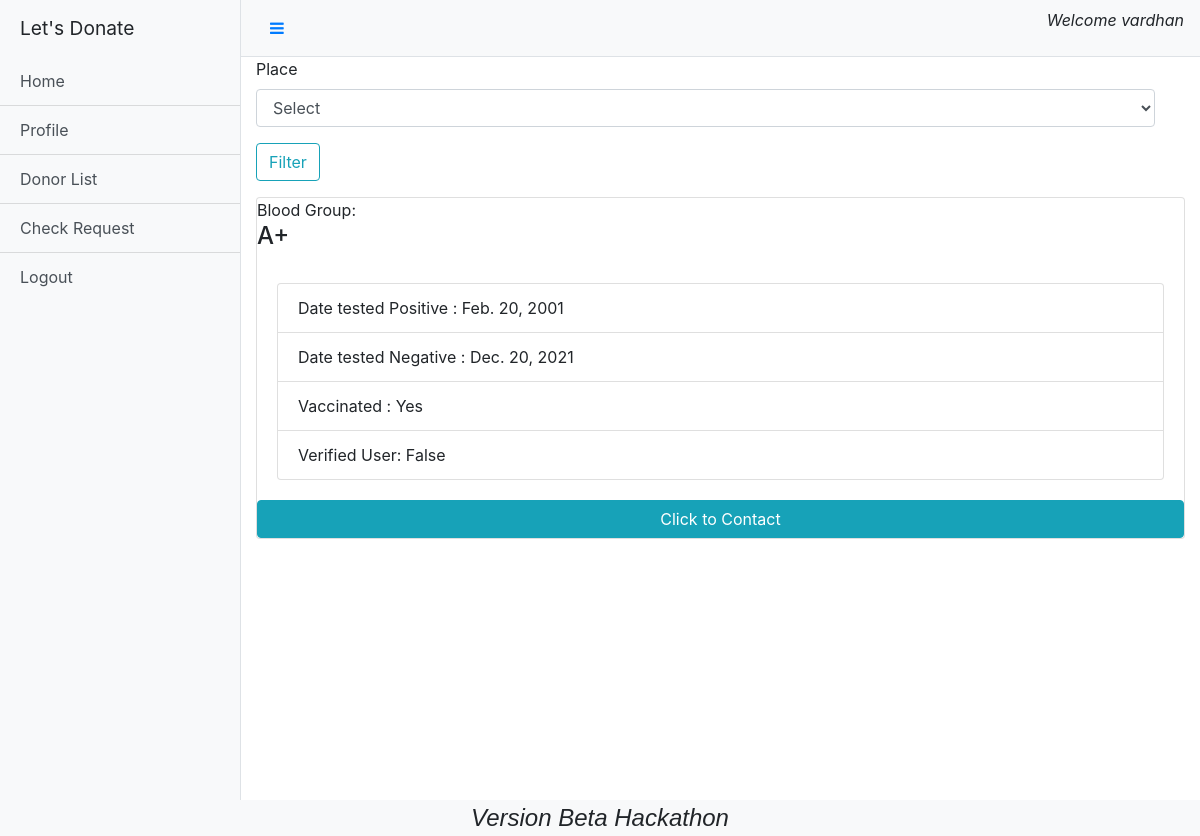
The page /display (signed in) on the database as committed earlier.
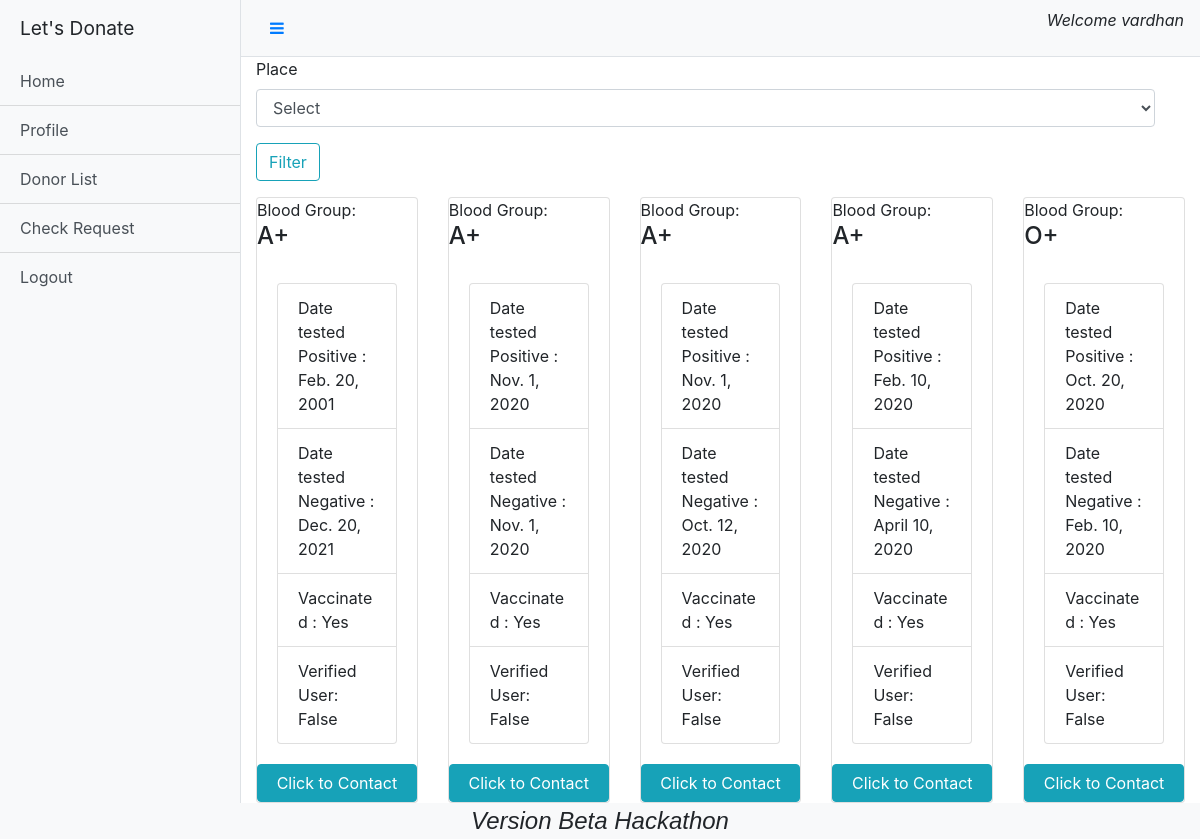
The same page on the database as committed later.
### base/models.py (models this page shows)
class User(AbstractUser):
    phone = models.BigIntegerField(null=True,blank=True)
    choices = (('Donor','Donor'),('Receiver','Receiver'))
    user_type = models.CharField(choices=choices,max_length=8,null=True,blank=True)
    verification_status = models.BooleanField(default=False)
    place = models.CharField(max_length=50,blank=True,null=True)

class Profile(models.Model):
    person = models.ForeignKey(User,on_delete=models.CASCADE)
    blood_group = models.CharField(max_length=5,choices=(('O+','O+'),('O-','O-'),('A+','A+'),('A-','A-'),('B+','B+'),('B-','B-'),('AB+','AB+'),('AB-','AB-')))
    positive_date = models.DateField()
    negative_date = models.DateField(blank=True,null=True)
    vaccinated = models.CharField(max_length=5,blank=True,null=True,choices=(("Yes","Yes"),("No","No")))
    current_health_status=models.CharField(max_length=10,blank=True,null=True,choices=(("Normal","Normal"),("Average","Average"),("Critical","Critical")))
    no_of_times_tested = models.IntegerField(default=1)
    reports = models.FileField(upload_to='docs/')
    hospital_name = models.CharField(max_length=200)

### base/views.py (the view, shortened to what this page needs)
# urls.py: path('display',views.display,name="display"),
def display(request):
    if request.user.is_authenticated is False:
        storage = messages.get_messages(request)
        storage.used = True
        messages.info(request,'Login to Continue')
        return redirect('/')
    my_profile, obj = check_profile_exist(request), None
    if my_profile==None:
        storage = messages.get_messages(request)
        storage.used = True
        messages.info(request,'Update your profile before checking the availability')
        return redirect('/dashboard')
    if request.user.user_type=="Receiver":
        if my_profile is not None:
            obj = Profile.objects.filter(person__user_type="Donor",blood_group=my_profile.blood_group).union(Profile.objects.filter(person__user_type="Donor",blood_group='O'+my_profile.blood_group[-1]))
            if len(obj)==0:
                storage = messages.get_messages(request)
                storage.used = True
                messages.info(request,'No Donors Available for the request')
                return redirect('/dashboard')
        else:
            obj = Profile.objects.filter(person__user_type="Donor")
        return render(request,"display_donor.html",{'obj':obj,'places':places()})

### base/views.py (called while the page is built)
def check_profile_exist(request):
    try:
        return Profile.objects.get(person=request.user)
    except:
        return None

def places():
    return User.objects.values('place').distinct()

### templates/display_donor.html (shortened to what this page needs)
{% extends "dashboard.html"%}
{%block content%}
<form action="/filter" method="POST">
  <div class="row col-sm form-group">
    <label for="my_places">Place</label>
    <select name="place" id="my_places" class="form-control">
      <option value="Select">Select</option>
    </select>
  </div>
  <div class="row col-sm form-group">
    <input type="submit" value="Filter" class="btn btn-outline-info">
  </div>
</form>
<div class="card-deck">
    {%if request.user.user_type == "Donor"%}
    {%for item in obj%}
    <div class="card outline-primary">
      <h4 class="card-title">Status: {{item.current_health_status}}</h4>
      <div class="card-body">
        <ul class="list-group">
            <li class="list-group-item">Date tested Positive : {{item.positive_date}} </li>
            <li class="list-group-item">Blood Group : {{item.blood_group}}</li>
            <li class="list-group-item">Count of Covid Test : {{item.no_of_times_tested}}</li>
            <li class="list-group-item">Verified User: {{item.person.verification_status}}</li>
          </ul>
      </div>
      <a class="btn btn-info" href="/plasma_contact/{{item.id}}">Click to Contact</a>
    </div>
    {%endfor%}
    {%else%}
    {%for item in obj%}
    <div class="card outline-primary">
        Blood Group:<h4 class="card-title">{{item.blood_group}}</h4>
        <div class="card-body">
          <ul class="list-group">
              <li class="list-group-item">Date tested Positive : {{item.positive_date}} </li>
              <li class="list-group-item">Date tested Negative : {{item.negative_date}} </li>
              <li class="list-group-item">Vaccinated : {{item.vaccinated}}</li>
              <li class="list-group-item">Verified User: {{item.person.verification_status}}</li>
            </ul>
        </div>
        <a class="btn btn-info" href="/plasma_contact/{{item.id}}">Click to Contact</a>
    </div>
    {%endfor%}
    {%endif%}
  </div>
{%endblock%}

### templates/dashboard.html (shortened to what this page needs)
{%load static%}
<!DOCTYPE html>
<html lang="en">
<head>
    <link rel="stylesheet" href="https://stackpath.bootstrapcdn.com/bootstrap/4.5.2/css/bootstrap.min.css">
    <link rel="stylesheet" href="https://cdnjs.cloudflare.com/ajax/libs/font-awesome/4.7.0/css/font-awesome.min.css">
    <link rel="stylesheet" href="{% static 'css/dashboard.css'%}">
    <link rel="stylesheet" href="{% static 'css/home.css' %}">
</head>
<body>
<div class="d-flex" id="wrapper">
    <div class="bg-light border-right" id="sidebar-wrapper">
      <div class="sidebar-heading">Let's Donate</div>
      <div class="list-group list-group-flush">
        <a href="#" class="list-group-item list-group-item-action bg-light">Home</a>
        <a href="/profile" class="list-group-item list-group-item-action bg-light">Profile</a>
        {%if request.user.user_type == "Donor"%}
        <a href="/display" class="list-group-item list-group-item-action bg-light">Receiver List</a>
        {%else%}
        <a href="/display" class="list-group-item list-group-item-action bg-light">Donor List</a>
        {%endif%}
        <a href="/displayContact" class="list-group-item list-group-item-action bg-light">Check Request</a>
        <a href="/logout" class="list-group-item list-group-item-action bg-light">Logout</a>
      </div>
    </div>
    <div id="page-content-wrapper">
      <nav class="navbar navbar-expand-lg navbar-light bg-light border-bottom">
        <button class="btn btn-link" id="menu-toggle"><i class="fa fa-bars" aria-hidden="true"></i></button>
        <p class="justify-content-end ml-auto" style="font-style: oblique;">Welcome {{request.user.username}}</p>
      </nav>
      <div class="container-fluid">
        {%block content%}
        {%endblock%}
      </div>
    </div>
  </div>
  <div class="footer obq bg-light text">
    Version Beta Hackathon
  </div>
</body>
</html>

### static/css/dashboard.css (style rules this page uses)
#wrapper { overflow-x: hidden; }
#sidebar-wrapper { min-height: 100vh; margin-left: -15rem; -webkit-transition: margin .25s ease-out; -moz-transition: margin .25s ease-out; -o-transition: margin .25s ease-out; transition: margin .25s ease-out; }
.footer { left: 0; bottom: 0; width: 100%; text-align: center; }
#sidebar-wrapper .sidebar-heading { padding: 0.875rem 1.25rem; font-size: 1.2rem; }
#sidebar-wrapper .list-group { width: 15rem; }
#page-content-wrapper { min-width: 100vw; }
@media (min-width: 768px) { #sidebar-wrapper { margin-left: 0; } }
@media (min-width: 768px) { #page-content-wrapper { min-width: 0; width: 100%; } }
.obq { font-style: oblique; font-size: 1.5em; text-align:center; }

### static/css/home.css (style rules this page uses)
.text { font-family: "Comic Sans MS", sans-serif; }
.footer { text-align: center; }

Rows that differ between the two databases and show on the page:
added Profile: blood_group "A+", positive_date "Nov. 1, 2020", negative_date "Nov. 1, 2020", vaccinated "Yes", person.verification_status "False"
added Profile: blood_group "A+", positive_date "Nov. 1, 2020", negative_date "Oct. 12, 2020", vaccinated "Yes", person.verification_status "False"
added Profile: blood_group "A+", positive_date "Feb. 10, 2020", negative_date "April 10, 2020", vaccinated "Yes", person.verification_status "False"
added Profile: blood_group "O+", positive_date "Oct. 20, 2020", negative_date "Feb. 10, 2020", vaccinated "Yes", person.verification_status "False"
